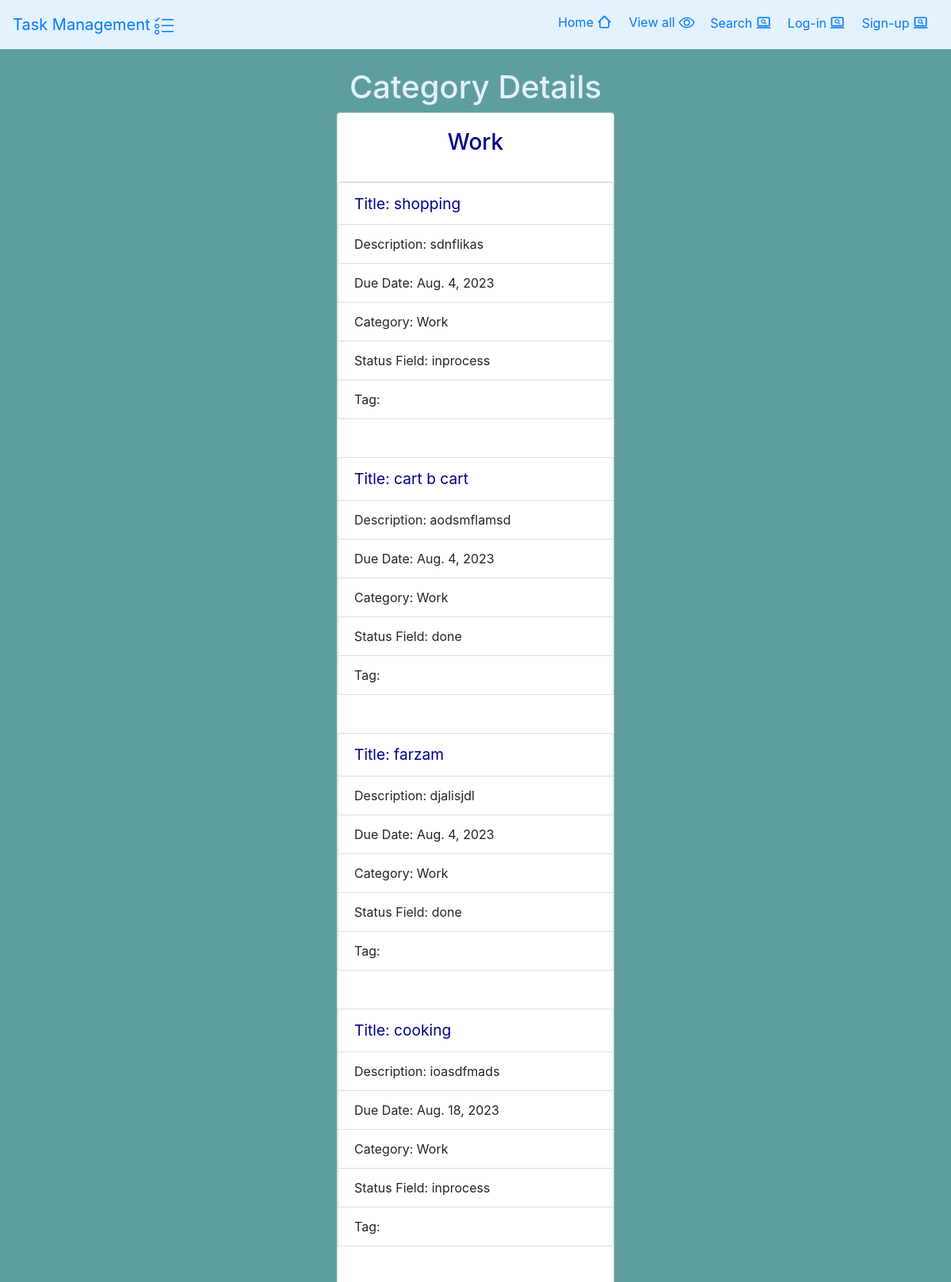
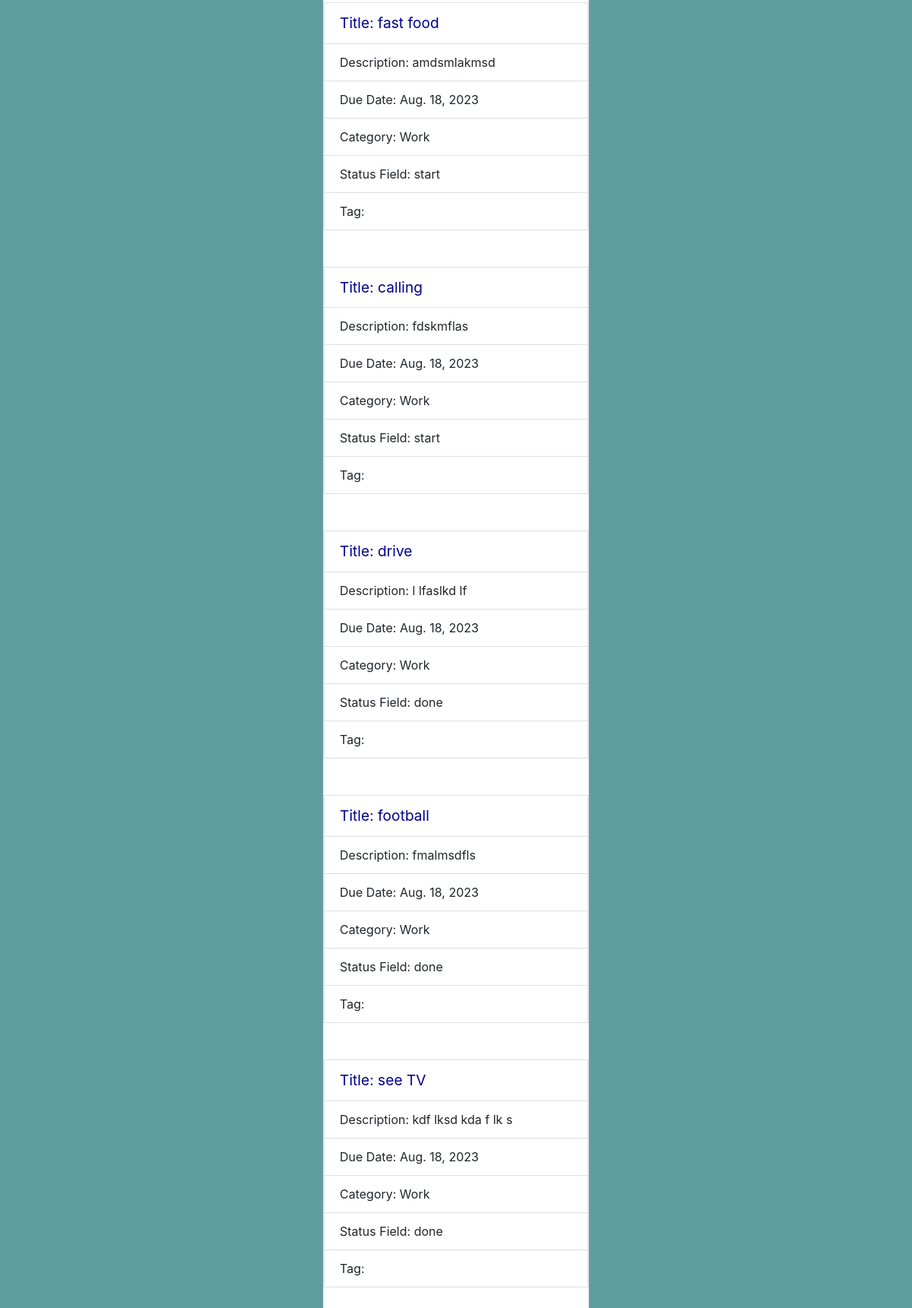
Page /category/2 on the committed database (2 pictures, top to bottom).
### epic_quest/models.py (models this page shows)
class Category(models.Model):
    name=models.CharField(max_length=255,)
    description=models.TextField(null=True,blank=True)
    def __str__(self) -> str:
        return self.name
    class Meta:
        ordering=['name']

### task/models.py (models this page shows, shortened)
class Task(models.Model):
    START= 'start'
    INPORCESS='inprocess'
    DONE = 'done'
    status_choice = [
        (START,'start'),
        (INPORCESS,'inprocess'),
        (DONE,'done')
    ]
    title=models.CharField(max_length=255)
    description=models.TextField()
    due_date=models.DateField(auto_now_add=False)
    category= models.ForeignKey(Category, on_delete=models.PROTECT)
    status_fields=models.CharField(max_length=255, choices=status_choice)
    tag=models.ManyToManyField(Tag)
    user=models.ForeignKey(User,on_delete=models.CASCADE)

### epic_quest/views.py (the view)
# urls.py: path("category/<int:pk>", views.category_details, name="category_details"),
def category_details(request, pk):
    category = get_object_or_404(Category, pk=pk)
    tasks = Task.objects.filter(category=category)
    return render(request, "category_detalis.html", {"category": category, "tasks": tasks})

### epic_quest/templates/category_detalis.html (shortened to what this page needs)
{% extends 'base.html' %}
{% block content %}
<body style="background-color: cadetblue;">
    <br>
    <div class="container">
<div class="row justify-content-center">
    <h1 style="color:  #e3f2fd;">Category Details</h1>
</div>
<div class="row justify-content-center">
                <div class="col-md-4">
                    <div class="card mb-3">
                        <div class="card-body">
                            <h3 class="card-title text-center" style="color: darkblue;">{{ category.name }}</h3>
                        </div>
                        {% if tasks %}
                            <ul class="list-group">
                                {% for task in tasks %}
                                        <li class="list-group-item" style="font-size: larger;color:darkblue;">Title: {{ task.title }}</li>
                                        <li class="list-group-item">Description: {{ task.description }}</li>
                                        <li class="list-group-item">Due Date: {{ task.due_date }}</li>
                                        <li class="list-group-item">Category: {{ task.category }}</li>
                                        <li class="list-group-item">Status Field: {{ task.status_fields }}</li>
                                        <li class="list-group-item">Tag: {{ task.get_tags }}</li>
                                    <br>
                                    <br>
                                {% endfor %}
                            </ul>
                        {% else %}
                            <p class="text-center">No task.</p>
                        {% endif %}
                    </div>
                    </div>
                    <br>
                </div>
            </div>
</body>
{% endblock %}

### rows in the picture
Category: name "Work"
Task: title "shopping", description "sdnflikas", due_date "Aug. 4, 2023", category "Work", status_fields "inprocess"
Task: title "cart b cart", description "aodsmflamsd", due_date "Aug. 4, 2023", category "Work", status_fields "done"
Task: title "farzam", description "djalisjdl", due_date "Aug. 4, 2023", category "Work", status_fields "done"
Task: title "cooking", description "ioasdfmads", due_date "Aug. 18, 2023", category "Work", status_fields "inprocess"
Task: title "fast food", description "amdsmlakmsd", due_date "Aug. 18, 2023", category "Work", status_fields "start"
Task: title "calling", description "fdskmflas", due_date "Aug. 18, 2023", category "Work", status_fields "start"
Task: title "drive", description "l lfaslkd lf", due_date "Aug. 18, 2023", category "Work", status_fields "done"
Task: title "football", description "fmalmsdfls", due_date "Aug. 18, 2023", category "Work", status_fields "done"
Task: title "see TV", description "kdf lksd kda f lk s", due_date "Aug. 18, 2023", category "Work", status_fields "done"
